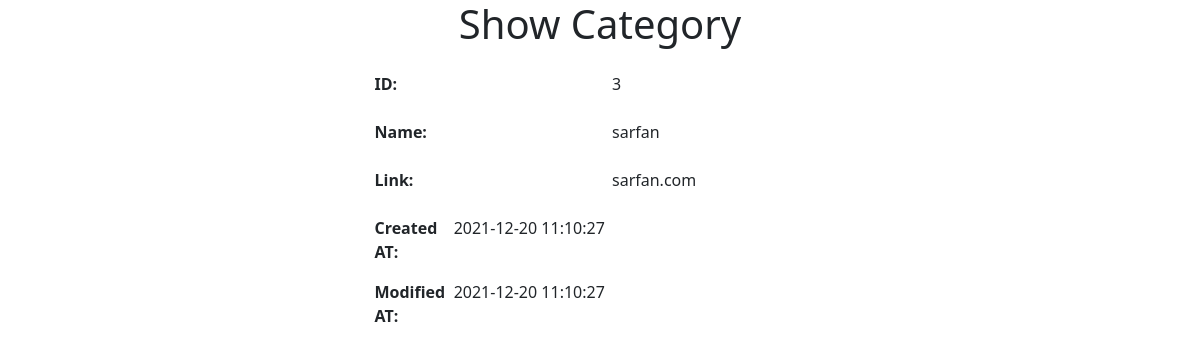
The page /admin/Categorys/show.php?id=3 on the database its author committed.
### tables this page shows
CREATE TABLE `category` (
  `id` int(11) NOT NULL,
  `name` varchar(255) NOT NULL,
  `link` varchar(255) NOT NULL,
  `created_at` datetime NOT NULL DEFAULT CURRENT_TIMESTAMP,
  `modified_at` datetime NOT NULL DEFAULT CURRENT_TIMESTAMP
);

### src/Category.php (called while the page is built, shortened)
<?php
class Category{
    public $conn = null;
    public function __construct()
    {
        $this->conn = new PDO("mysql:host=localhost;dbname=ecommerce",
            'root', '');
        $this->conn->setAttribute(PDO::ATTR_ERRMODE,
            PDO::ERRMODE_EXCEPTION);
    }
    public function show(){
        $_id = $_GET['id'];
        $query = "SELECT * FROM `category` WHERE id = :id";
        $stmt = $this->conn->prepare($query);
        $stmt->bindParam(':id', $_id);
        $result = $stmt->execute();
        $category = $stmt->fetch();
        return $category;
    }
}
?>

### admin/Categorys/show.php (the view, shortened to what this page needs)
<?php
$_category = new Category();
$category = $_category->show();
?>
<!doctype html>
<html lang="en">
<head>
    <link href="https://cdn.jsdelivr.net/npm/bootstrap@5.1.3/dist/css/bootstrap.min.css" rel="stylesheet">
</head>
<body>
<section>
    <div class="container">
        <div class="row justify-content-center">
            <div class="col-md-5">
                <h1 class="text-center mb-4">Show Category</h1>
                <dl class="row">
                    <dt class="col-md-6">ID:</dt>
                    <dd class="col-md-6"><?= $category['id'];?></dd>
                </dl>
                <dl class="row">
                    <dt class="col-md-6">Name:</dt>
                    <dd class="col-md-6"><?= $category['name'];?></dd>
                </dl>
                <dl class="row">
                    <dt class="col-md-6">Link:</dt>
                    <dd class="col-md-6"><?= $category['link'];?></dd>
                </dl>
                <dl class="row">
                    <dt class="col-md-2">Created AT:</dt>
                    <dd class="col-md-10"><?= $category['created_at'];?></dd>
                </dl>
                <dl class="row">
                    <dt class="col-md-2">Modified AT:</dt>
                    <dd class="col-md-10"><?= $category['modified_at'];?></dd>
                </dl>
            </div>
        </div>
    </div>
</section>
</body>
</html>

### rows shown on the page
category: id "3", name "sarfan", link "sarfan.com", created_at "2021-12-20 11:10:27", modified_at "2021-12-20 11:10:27"
